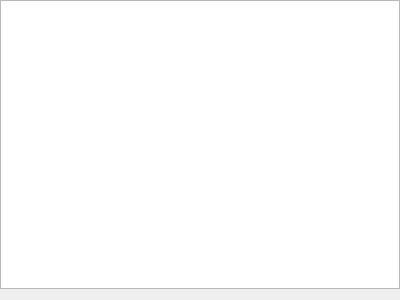
<?xml version="1.0" encoding="UTF-8"?>
<ui version="4.0">
 <class>ReviewChanges</class>
 <widget class="QWidget" name="ReviewChanges">
  <property name="geometry">
   <rect>
    <x>0</x>
    <y>0</y>
    <width>400</width>
    <height>300</height>
   </rect>
  </property>
  <layout class="QGridLayout" name="gridLayout">
   <property name="leftMargin">
    <number>0</number>
   </property>
   <property name="topMargin">
    <number>0</number>
   </property>
   <property name="rightMargin">
    <number>0</number>
   </property>
   <item row="0" column="0">
    <widget class="KpkCategorizedView" name="packageView">
     <property name="mouseTracking">
      <bool>true</bool>
     </property>
     <property name="editTriggers">
      <set>QAbstractItemView::NoEditTriggers</set>
     </property>
     <property name="alternatingRowColors">
      <bool>true</bool>
     </property>
     <property name="verticalScrollMode">
      <enum>QAbstractItemView::ScrollPerPixel</enum>
     </property>
    </widget>
   </item>
  </layout>
 </widget>
 <customwidgets>
  <customwidget>
   <class>KpkCategorizedView</class>
   <extends>QListView</extends>
   <header>KpkCategorizedView.h</header>
  </customwidget>
 </customwidgets>
 <resources/>
 <connections/>
</ui>
